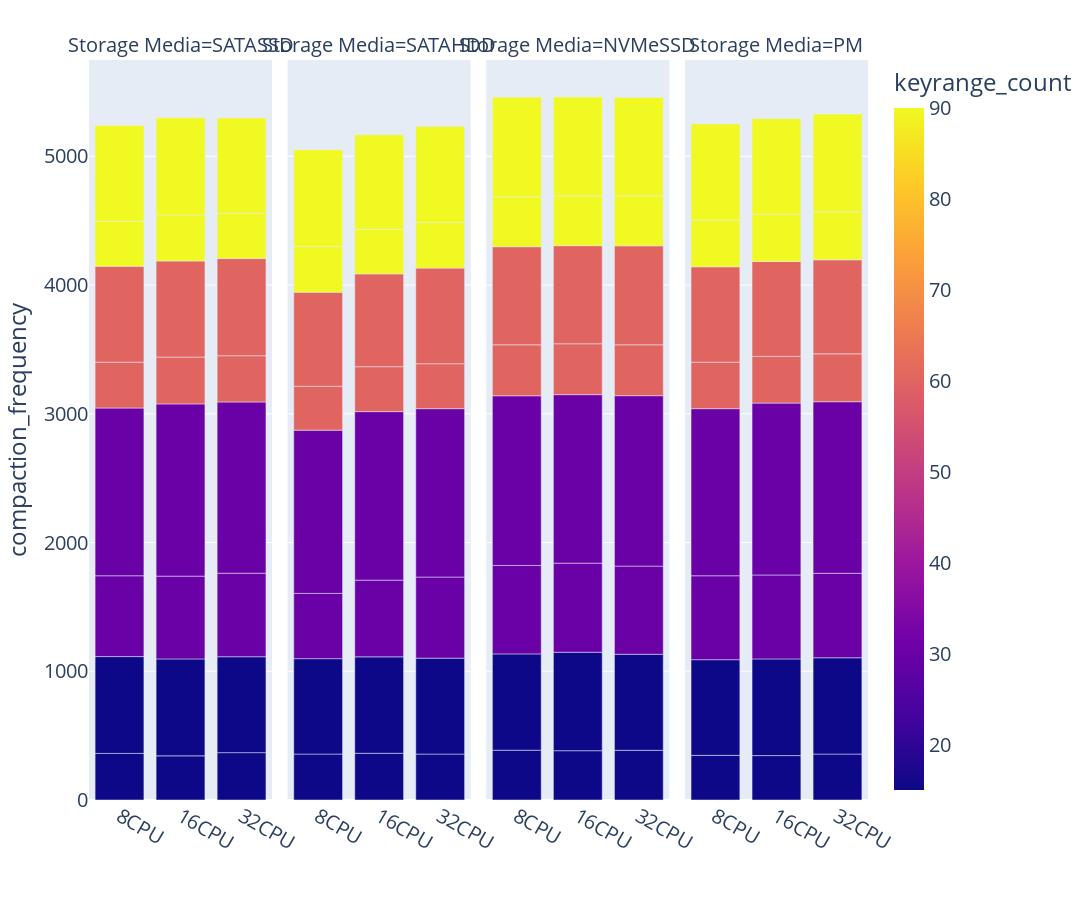
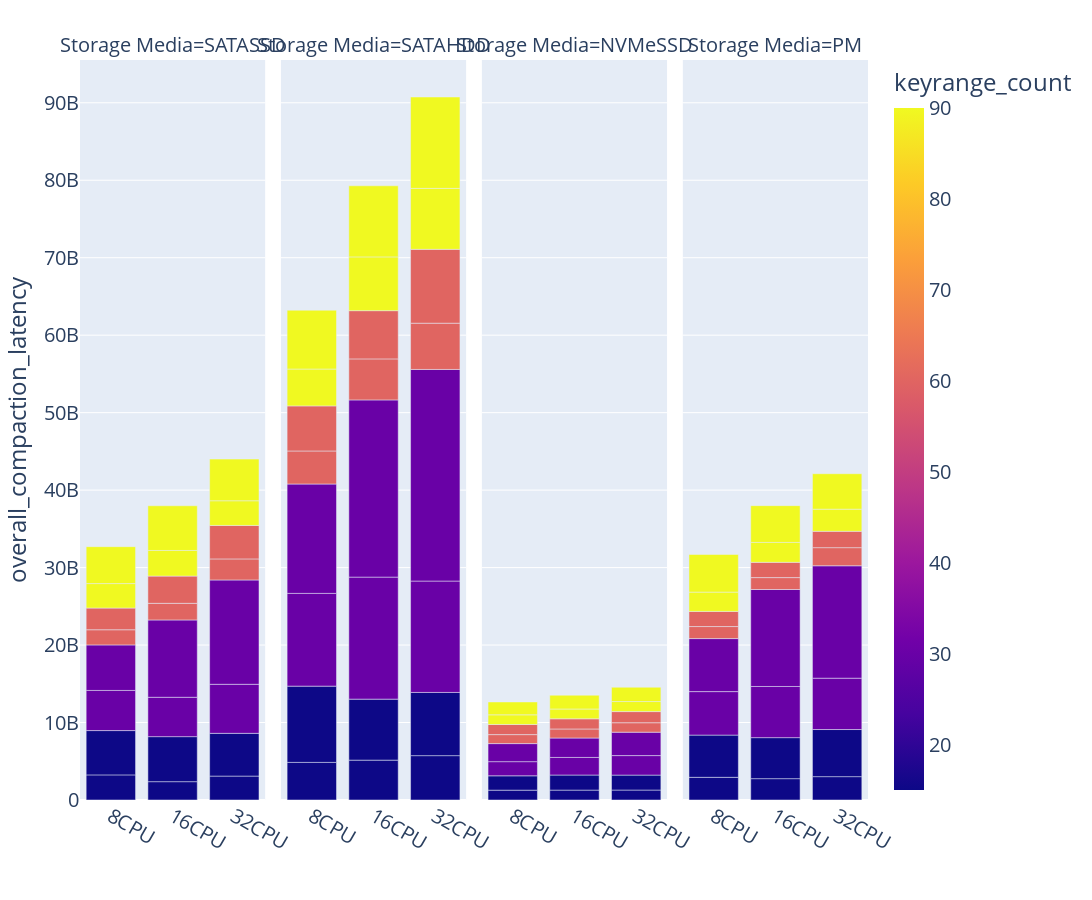
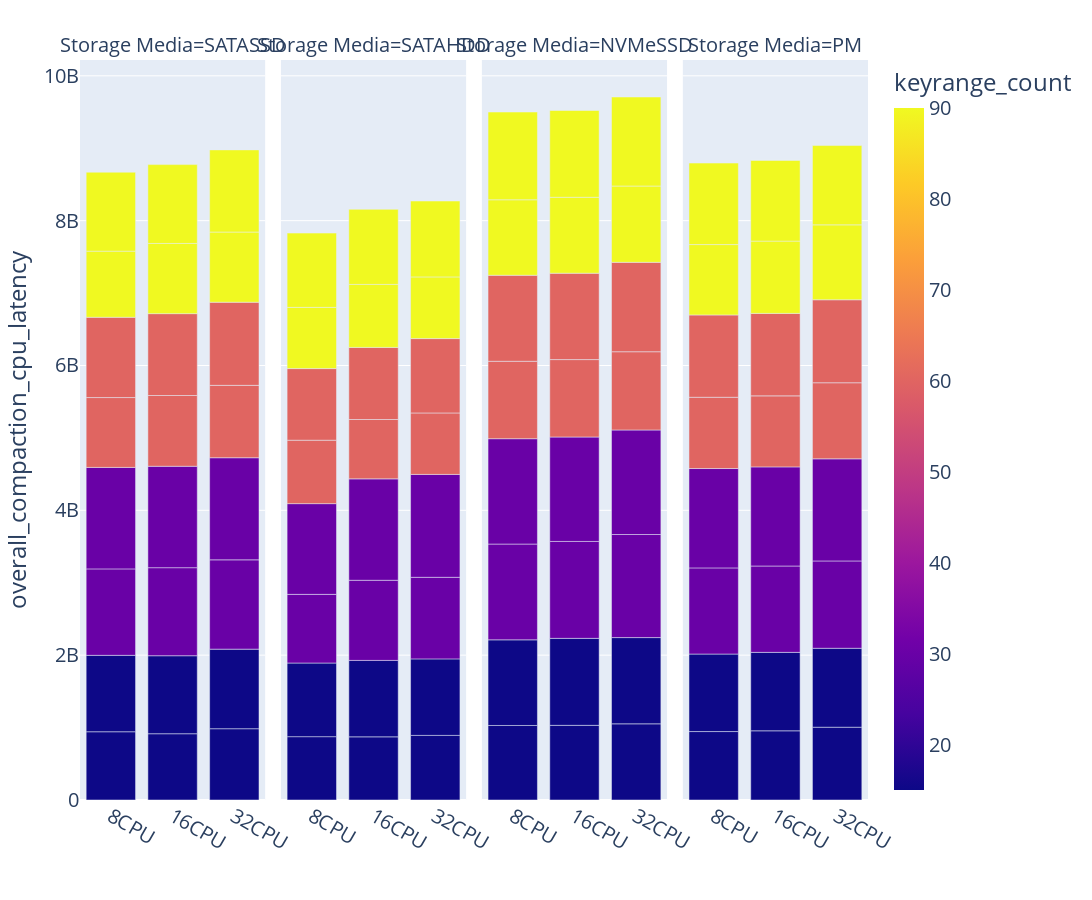
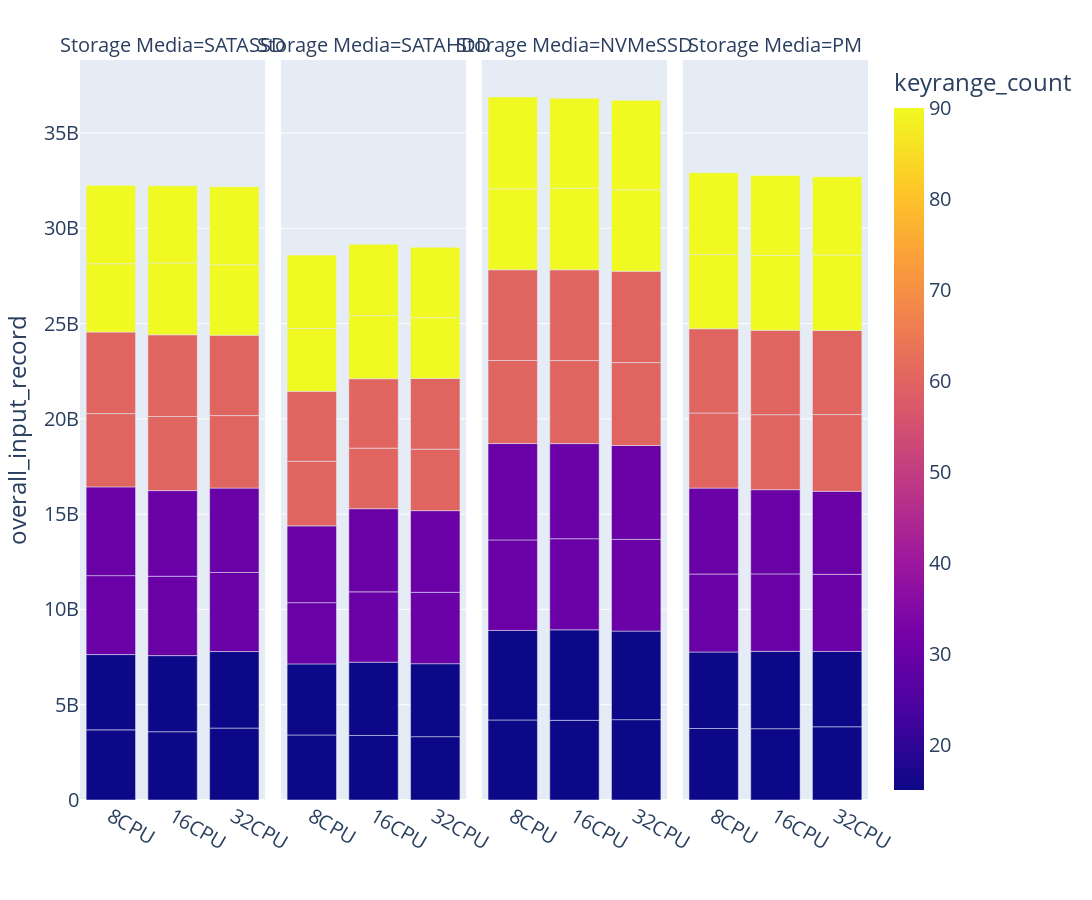

The notebook cell saved with these charts, in order:
### Code cell
def paint_for_one_column(column_name,paint_df):

    df = pd.read_sql_query("SELECT * FROM %s" %
                           TABLE_NAME_COMPACTION_ANALYSIS, db_conn)

    column_label = column_name.replace("_", " ")
    column_label = column_label.replace("overall", "cumulative")
    column_label = column_label.replace("latency", "latency (ms)")

    fig = px.bar(df, x="cpu", y=column_name, color="keyrange_count", barmode="group",
                 facet_col="media",
#                  facet_row="batch_size",
                 category_orders={
                     "media": ["SATASSD", "SATAHDD", "NVMeSSD","PM"],
                     "cpu": [str(x)+"CPU" for x in [8,16,32]],
                     "batch_size":[str(x)+"MB" for x in range(64,128)]
                     #  "media": sorted_media,
                     #  "media1_size":["1GB","5GB","10GB"]
                 },
                 labels={"media": "Storage Media",
                         "workload_size": "Estimate Input Size",
                         "IOPS": "OPs/sec","cpu":"",
                         "batch_size":"Operation Batch Size"},
                 #  color_discrete_map=batch_size_to_color_map
                 )
    fontsize = 20

    fig.update_layout(
        autosize=False,
        width=1600,
        height=900,
        font=dict(size=fontsize),
        # plot_bgcolor='white',
    )
    fig.update_yaxes(automargin=True)
    fig.update_xaxes(showgrid=False)
    fig.show()
#     fig_name = "../image/%s.pdf" % column_name
#     print("plotting fig %s finished" % fig_name)
#     fig.write_image(fig_name)
for paint_df in paint_dfs:
    for column in column_list:
        paint_for_one_column(column,paint_df)

### Figure 1 — Plotly figure (JSON) as saved in the notebook; plotly's stock layout.template omitted (floating-point values rounded to 4 significant figures)
{"data": [{"alignmentgroup": "True", "hovertemplate": "Storage Media=SATASSD<br>=%{x}<br>compaction_frequency=%{y}<br>keyrange_count=%{marker.color}<extra></extra>", "legendgroup": "", "marker": {"color": [15, 15, 15, 15, 15, 15, 30, 30, 30, 30, 30, 30, 60, 60, 60, 60, 60, 60, 90, 90, 90, 90, 90, 90], "coloraxis": "coloraxis"}, "name": "", "offsetgroup": "", "orientation": "v", "showlegend": false, "textposition": "auto", "type": "bar", "x": ["16CPU", "16CPU", "32CPU", "32CPU", "8CPU", "8CPU", "16CPU", "16CPU", "32CPU", "32CPU", "8CPU", "8CPU", "16CPU", "16CPU", "32CPU", "32CPU", "8CPU", "8CPU", "16CPU", "16CPU", "32CPU", "32CPU", "8CPU", "8CPU"], "xaxis": "x", "y": [343, 753, 368, 745, 362, 752, 643, 1338, 649, 1330, 628, 1303, 364, 746, 359, 755, 356, 745, 358, 754, 352, 740, 349, 745], "yaxis": "y"}, {"alignmentgroup": "True", "hovertemplate": "Storage Media=SATAHDD<br>=%{x}<br>compaction_frequency=%{y}<br>keyrange_count=%{marker.color}<extra></extra>", "legendgroup": "", "marker": {"color": [15, 15, 15, 15, 15, 15, 30, 30, 30, 30, 30, 30, 60, 60, 60, 60, 60, 60, 90, 90, 90, 90, 90, 90], "coloraxis": "coloraxis"}, "name": "", "offsetgroup": "", "orientation": "v", "showlegend": false, "textposition": "auto", "type": "bar", "x": ["16CPU", "16CPU", "32CPU", "32CPU", "8CPU", "8CPU", "16CPU", "16CPU", "32CPU", "32CPU", "8CPU", "8CPU", "16CPU", "16CPU", "32CPU", "32CPU", "8CPU", "8CPU", "16CPU", "16CPU", "32CPU", "32CPU", "8CPU", "8CPU"], "xaxis": "x2", "y": [363, 749, 357, 745, 357, 741, 596, 1309, 630, 1308, 507, 1268, 349, 721, 349, 743, 341, 731, 346, 734, 356, 743, 356, 750], "yaxis": "y2"}, {"alignmentgroup": "True", "hovertemplate": "Storage Media=NVMeSSD<br>=%{x}<br>compaction_frequency=%{y}<br>keyrange_count=%{marker.color}<extra></extra>", "legendgroup": "", "marker": {"color": [15, 15, 15, 15, 15, 15, 30, 30, 30, 30, 30, 30, 60, 60, 60, 60, 60, 60, 90, 90, 90, 90, 90, 90], "coloraxis": "coloraxis"}, "name": "", "offsetgroup": "", "orientation": "v", "showlegend": false, "textposition": "auto", "type": "bar", "x": ["16CPU", "16CPU", "32CPU", "32CPU", "8CPU", "8CPU", "16CPU", "16CPU", "32CPU", "32CPU", "8CPU", "8CPU", "16CPU", "16CPU", "32CPU", "32CPU", "8CPU", "8CPU", "16CPU", "16CPU", "32CPU", "32CPU", "8CPU", "8CPU"], "xaxis": "x3", "y": [383, 765, 386, 746, 387, 748, 692, 1309, 685, 1324, 687, 1318, 395, 762, 395, 769, 396, 762, 387, 768, 389, 764, 386, 776], "yaxis": "y3"}, {"alignmentgroup": "True", "hovertemplate": "Storage Media=PM<br>=%{x}<br>compaction_frequency=%{y}<br>keyrange_count=%{marker.color}<extra></extra>", "legendgroup": "", "marker": {"color": [15, 15, 15, 15, 15, 15, 30, 30, 30, 30, 30, 30, 60, 60, 60, 60, 60, 60, 90, 90, 90, 90, 90, 90], "coloraxis": "coloraxis"}, "name": "", "offsetgroup": "", "orientation": "v", "showlegend": false, "textposition": "auto", "type": "bar", "x": ["16CPU", "16CPU", "32CPU", "32CPU", "8CPU", "8CPU", "16CPU", "16CPU", "32CPU", "32CPU", "8CPU", "8CPU", "16CPU", "16CPU", "32CPU", "32CPU", "8CPU", "8CPU", "16CPU", "16CPU", "32CPU", "32CPU", "8CPU", "8CPU"], "xaxis": "x4", "y": [345, 751, 357, 748, 347, 743, 652, 1335, 656, 1333, 652, 1298, 363, 737, 372, 730, 361, 741, 368, 742, 373, 759, 363, 747], "yaxis": "y4"}], "layout": {"annotations": [{"font": {}, "showarrow": false, "text": "Storage Media=SATASSD", "x": 0.1175, "xanchor": "center", "xref": "paper", "y": 1, "yanchor": "bottom", "yref": "paper"}, {"font": {}, "showarrow": false, "text": "Storage Media=SATAHDD", "x": 0.3725, "xanchor": "center", "xref": "paper", "y": 1, "yanchor": "bottom", "yref": "paper"}, {"font": {}, "showarrow": false, "text": "Storage Media=NVMeSSD", "x": 0.6275, "xanchor": "center", "xref": "paper", "y": 1, "yanchor": "bottom", "yref": "paper"}, {"font": {}, "showarrow": false, "text": "Storage Media=PM", "x": 0.8825, "xanchor": "center", "xref": "paper", "y": 1, "yanchor": "bottom", "yref": "paper"}], "autosize": false, "barmode": "group", "coloraxis": {"colorbar": {"title": {"text": "keyrange_count"}}, "colorscale": [[0, "#0d0887"], [0.1111, "#46039f"], [0.2222, "#7201a8"], [0.3333, "#9c179e"], [0.4444, "#bd3786"], [0.5556, "#d8576b"], [0.6667, "#ed7953"], [0.7778, "#fb9f3a"], [0.8889, "#fdca26"], [1, "#f0f921"]]}, "font": {"size": 20}, "height": 900, "legend": {"tracegroupgap": 0}, "margin": {"t": 60}, "width": 1600, "xaxis": {"anchor": "y", "categoryarray": ["8CPU", "16CPU", "32CPU"], "categoryorder": "array", "domain": [0, 0.235], "showgrid": false, "title": {"text": ""}}, "xaxis2": {"anchor": "y2", "categoryarray": ["8CPU", "16CPU", "32CPU"], "categoryorder": "array", "domain": [0.255, 0.49], "matches": "x", "showgrid": false, "title": {"text": ""}}, "xaxis3": {"anchor": "y3", "categoryarray": ["8CPU", "16CPU", "32CPU"], "categoryorder": "array", "domain": [0.51, 0.745], "matches": "x", "showgrid": false, "title": {"text": ""}}, "xaxis4": {"anchor": "y4", "categoryarray": ["8CPU", "16CPU", "32CPU"], "categoryorder": "array", "domain": [0.765, 1.0], "matches": "x", "showgrid": false, "title": {"text": ""}}, "yaxis": {"anchor": "x", "automargin": true, "domain": [0, 1], "title": {"text": "compaction_frequency"}}, "yaxis2": {"anchor": "x2", "automargin": true, "domain": [0, 1], "matches": "y", "showticklabels": false}, "yaxis3": {"anchor": "x3", "automargin": true, "domain": [0, 1], "matches": "y", "showticklabels": false}, "yaxis4": {"anchor": "x4", "automargin": true, "domain": [0, 1], "matches": "y", "showticklabels": false}}}

### Figure 2 — Plotly figure (JSON) as saved in the notebook; plotly's stock layout.template omitted (floating-point values rounded to 4 significant figures)
{"data": [{"alignmentgroup": "True", "hovertemplate": "Storage Media=SATASSD<br>=%{x}<br>overall_compaction_latency=%{y}<br>keyrange_count=%{marker.color}<extra></extra>", "legendgroup": "", "marker": {"color": [15, 15, 15, 15, 15, 15, 30, 30, 30, 30, 30, 30, 60, 60, 60, 60, 60, 60, 90, 90, 90, 90, 90, 90], "coloraxis": "coloraxis"}, "name": "", "offsetgroup": "", "orientation": "v", "showlegend": false, "textposition": "auto", "type": "bar", "x": ["16CPU", "16CPU", "32CPU", "32CPU", "8CPU", "8CPU", "16CPU", "16CPU", "32CPU", "32CPU", "8CPU", "8CPU", "16CPU", "16CPU", "32CPU", "32CPU", "8CPU", "8CPU", "16CPU", "16CPU", "32CPU", "32CPU", "8CPU", "8CPU"], "xaxis": "x", "y": [2367676268, 5812055507, 3085906679, 5520312194, 3240652656, 5721609964, 5079722310, 9980319494, 6330339340, 13464671362, 5180661302, 5875778322, 2145680253, 3517132558, 2717561387, 4321200687, 1958294602, 2800919532, 3305379269, 5771158964, 3186551084, 5375486983, 3157668237, 4763721548], "yaxis": "y"}, {"alignmentgroup": "True", "hovertemplate": "Storage Media=SATAHDD<br>=%{x}<br>overall_compaction_latency=%{y}<br>keyrange_count=%{marker.color}<extra></extra>", "legendgroup": "", "marker": {"color": [15, 15, 15, 15, 15, 15, 30, 30, 30, 30, 30, 30, 60, 60, 60, 60, 60, 60, 90, 90, 90, 90, 90, 90], "coloraxis": "coloraxis"}, "name": "", "offsetgroup": "", "orientation": "v", "showlegend": false, "textposition": "auto", "type": "bar", "x": ["16CPU", "16CPU", "32CPU", "32CPU", "8CPU", "8CPU", "16CPU", "16CPU", "32CPU", "32CPU", "8CPU", "8CPU", "16CPU", "16CPU", "32CPU", "32CPU", "8CPU", "8CPU", "16CPU", "16CPU", "32CPU", "32CPU", "8CPU", "8CPU"], "xaxis": "x2", "y": [5144934411, 7874567101, 5725482848, 8159332234, 4856484587, 9842129391, 15750909678, 22873028438, 14376963198, 27315052051, 11971837063, 14116079461, 5295522615, 6225241324, 5971250211, 9532678554, 4267006826, 5819931593, 6941689518, 9176179799, 7869451777, 11794435933, 4753234174, 7599584575], "yaxis": "y2"}, {"alignmentgroup": "True", "hovertemplate": "Storage Media=NVMeSSD<br>=%{x}<br>overall_compaction_latency=%{y}<br>keyrange_count=%{marker.color}<extra></extra>", "legendgroup": "", "marker": {"color": [15, 15, 15, 15, 15, 15, 30, 30, 30, 30, 30, 30, 60, 60, 60, 60, 60, 60, 90, 90, 90, 90, 90, 90], "coloraxis": "coloraxis"}, "name": "", "offsetgroup": "", "orientation": "v", "showlegend": false, "textposition": "auto", "type": "bar", "x": ["16CPU", "16CPU", "32CPU", "32CPU", "8CPU", "8CPU", "16CPU", "16CPU", "32CPU", "32CPU", "8CPU", "8CPU", "16CPU", "16CPU", "32CPU", "32CPU", "8CPU", "8CPU", "16CPU", "16CPU", "32CPU", "32CPU", "8CPU", "8CPU"], "xaxis": "x3", "y": [1276747930, 1944917843, 1282695914, 1930263638, 1268634578, 1854774651, 2273342584, 2503597547, 2520477609, 3020082820, 1827168332, 2329940015, 1168296823, 1314820299, 1220030956, 1439695721, 1160379238, 1305105489, 1264830610, 1778602755, 1294475642, 1844533525, 1248834852, 1662599833], "yaxis": "y3"}, {"alignmentgroup": "True", "hovertemplate": "Storage Media=PM<br>=%{x}<br>overall_compaction_latency=%{y}<br>keyrange_count=%{marker.color}<extra></extra>", "legendgroup": "", "marker": {"color": [15, 15, 15, 15, 15, 15, 30, 30, 30, 30, 30, 30, 60, 60, 60, 60, 60, 60, 90, 90, 90, 90, 90, 90], "coloraxis": "coloraxis"}, "name": "", "offsetgroup": "", "orientation": "v", "showlegend": false, "textposition": "auto", "type": "bar", "x": ["16CPU", "16CPU", "32CPU", "32CPU", "8CPU", "8CPU", "16CPU", "16CPU", "32CPU", "32CPU", "8CPU", "8CPU", "16CPU", "16CPU", "32CPU", "32CPU", "8CPU", "8CPU", "16CPU", "16CPU", "32CPU", "32CPU", "8CPU", "8CPU"], "xaxis": "x4", "y": [2756334042, 5294863974, 3016796384, 6080572858, 2926947750, 5450846700, 6604022660, 12516316242, 6626825316, 14510002957, 5615222149, 6841468041, 1536194384, 1970969784, 2339756746, 2109833310, 1553053392, 1955222025, 2570636478, 4745520546, 2856336185, 4576042690, 2491840963, 4858091400], "yaxis": "y4"}], "layout": {"annotations": [{"font": {}, "showarrow": false, "text": "Storage Media=SATASSD", "x": 0.1175, "xanchor": "center", "xref": "paper", "y": 1, "yanchor": "bottom", "yref": "paper"}, {"font": {}, "showarrow": false, "text": "Storage Media=SATAHDD", "x": 0.3725, "xanchor": "center", "xref": "paper", "y": 1, "yanchor": "bottom", "yref": "paper"}, {"font": {}, "showarrow": false, "text": "Storage Media=NVMeSSD", "x": 0.6275, "xanchor": "center", "xref": "paper", "y": 1, "yanchor": "bottom", "yref": "paper"}, {"font": {}, "showarrow": false, "text": "Storage Media=PM", "x": 0.8825, "xanchor": "center", "xref": "paper", "y": 1, "yanchor": "bottom", "yref": "paper"}], "autosize": false, "barmode": "group", "coloraxis": {"colorbar": {"title": {"text": "keyrange_count"}}, "colorscale": [[0, "#0d0887"], [0.1111, "#46039f"], [0.2222, "#7201a8"], [0.3333, "#9c179e"], [0.4444, "#bd3786"], [0.5556, "#d8576b"], [0.6667, "#ed7953"], [0.7778, "#fb9f3a"], [0.8889, "#fdca26"], [1, "#f0f921"]]}, "font": {"size": 20}, "height": 900, "legend": {"tracegroupgap": 0}, "margin": {"t": 60}, "width": 1600, "xaxis": {"anchor": "y", "categoryarray": ["8CPU", "16CPU", "32CPU"], "categoryorder": "array", "domain": [0, 0.235], "showgrid": false, "title": {"text": ""}}, "xaxis2": {"anchor": "y2", "categoryarray": ["8CPU", "16CPU", "32CPU"], "categoryorder": "array", "domain": [0.255, 0.49], "matches": "x", "showgrid": false, "title": {"text": ""}}, "xaxis3": {"anchor": "y3", "categoryarray": ["8CPU", "16CPU", "32CPU"], "categoryorder": "array", "domain": [0.51, 0.745], "matches": "x", "showgrid": false, "title": {"text": ""}}, "xaxis4": {"anchor": "y4", "categoryarray": ["8CPU", "16CPU", "32CPU"], "categoryorder": "array", "domain": [0.765, 1.0], "matches": "x", "showgrid": false, "title": {"text": ""}}, "yaxis": {"anchor": "x", "automargin": true, "domain": [0, 1], "title": {"text": "overall_compaction_latency"}}, "yaxis2": {"anchor": "x2", "automargin": true, "domain": [0, 1], "matches": "y", "showticklabels": false}, "yaxis3": {"anchor": "x3", "automargin": true, "domain": [0, 1], "matches": "y", "showticklabels": false}, "yaxis4": {"anchor": "x4", "automargin": true, "domain": [0, 1], "matches": "y", "showticklabels": false}}}

### Figure 3 — Plotly figure (JSON) as saved in the notebook; plotly's stock layout.template omitted (floating-point values rounded to 4 significant figures)
{"data": [{"alignmentgroup": "True", "hovertemplate": "Storage Media=SATASSD<br>=%{x}<br>overall_compaction_cpu_latency=%{y}<br>keyrange_count=%{marker.color}<extra></extra>", "legendgroup": "", "marker": {"color": [15, 15, 15, 15, 15, 15, 30, 30, 30, 30, 30, 30, 60, 60, 60, 60, 60, 60, 90, 90, 90, 90, 90, 90], "coloraxis": "coloraxis"}, "name": "", "offsetgroup": "", "orientation": "v", "showlegend": false, "textposition": "auto", "type": "bar", "x": ["16CPU", "16CPU", "32CPU", "32CPU", "8CPU", "8CPU", "16CPU", "16CPU", "32CPU", "32CPU", "8CPU", "8CPU", "16CPU", "16CPU", "32CPU", "32CPU", "8CPU", "8CPU", "16CPU", "16CPU", "32CPU", "32CPU", "8CPU", "8CPU"], "xaxis": "x", "y": [915100404, 1077151520, 984470899, 1098530308, 942581258, 1054992259, 1215725607, 1400183159, 1233235807, 1410060002, 1193728738, 1401239923, 977361063, 1130506482, 999339721, 1147922088, 964594473, 1108592236, 969168698, 1088587752, 969089273, 1134373061, 913281659, 1090078085], "yaxis": "y"}, {"alignmentgroup": "True", "hovertemplate": "Storage Media=SATAHDD<br>=%{x}<br>overall_compaction_cpu_latency=%{y}<br>keyrange_count=%{marker.color}<extra></extra>", "legendgroup": "", "marker": {"color": [15, 15, 15, 15, 15, 15, 30, 30, 30, 30, 30, 30, 60, 60, 60, 60, 60, 60, 90, 90, 90, 90, 90, 90], "coloraxis": "coloraxis"}, "name": "", "offsetgroup": "", "orientation": "v", "showlegend": false, "textposition": "auto", "type": "bar", "x": ["16CPU", "16CPU", "32CPU", "32CPU", "8CPU", "8CPU", "16CPU", "16CPU", "32CPU", "32CPU", "8CPU", "8CPU", "16CPU", "16CPU", "32CPU", "32CPU", "8CPU", "8CPU", "16CPU", "16CPU", "32CPU", "32CPU", "8CPU", "8CPU"], "xaxis": "x2", "y": [872184078, 1055480191, 892112484, 1056528210, 874500628, 1016828483, 1106311545, 1400417154, 1126412539, 1420775395, 948214278, 1252796484, 819600756, 995684190, 848760041, 1026889250, 875780010, 989142931, 870009793, 1036011758, 851480254, 1048007678, 845263872, 1025834220], "yaxis": "y2"}, {"alignmentgroup": "True", "hovertemplate": "Storage Media=NVMeSSD<br>=%{x}<br>overall_compaction_cpu_latency=%{y}<br>keyrange_count=%{marker.color}<extra></extra>", "legendgroup": "", "marker": {"color": [15, 15, 15, 15, 15, 15, 30, 30, 30, 30, 30, 30, 60, 60, 60, 60, 60, 60, 90, 90, 90, 90, 90, 90], "coloraxis": "coloraxis"}, "name": "", "offsetgroup": "", "orientation": "v", "showlegend": false, "textposition": "auto", "type": "bar", "x": ["16CPU", "16CPU", "32CPU", "32CPU", "8CPU", "8CPU", "16CPU", "16CPU", "32CPU", "32CPU", "8CPU", "8CPU", "16CPU", "16CPU", "32CPU", "32CPU", "8CPU", "8CPU", "16CPU", "16CPU", "32CPU", "32CPU", "8CPU", "8CPU"], "xaxis": "x3", "y": [1031122344, 1200971656, 1051980645, 1190733352, 1028951164, 1182646451, 1338248764, 1441802716, 1423414759, 1443168277, 1322515811, 1455051456, 1069431284, 1192364950, 1080598874, 1234552160, 1069072862, 1187493930, 1048770201, 1198097208, 1053627356, 1229313471, 1042568551, 1211485056], "yaxis": "y3"}, {"alignmentgroup": "True", "hovertemplate": "Storage Media=PM<br>=%{x}<br>overall_compaction_cpu_latency=%{y}<br>keyrange_count=%{marker.color}<extra></extra>", "legendgroup": "", "marker": {"color": [15, 15, 15, 15, 15, 15, 30, 30, 30, 30, 30, 30, 60, 60, 60, 60, 60, 60, 90, 90, 90, 90, 90, 90], "coloraxis": "coloraxis"}, "name": "", "offsetgroup": "", "orientation": "v", "showlegend": false, "textposition": "auto", "type": "bar", "x": ["16CPU", "16CPU", "32CPU", "32CPU", "8CPU", "8CPU", "16CPU", "16CPU", "32CPU", "32CPU", "8CPU", "8CPU", "16CPU", "16CPU", "32CPU", "32CPU", "8CPU", "8CPU", "16CPU", "16CPU", "32CPU", "32CPU", "8CPU", "8CPU"], "xaxis": "x4", "y": [955604864, 1083120463, 1005085484, 1090006427, 944993073, 1070168271, 1192452086, 1368756225, 1205938673, 1409955036, 1189788935, 1372111783, 980573676, 1138746410, 1050458783, 1145905149, 984076859, 1136662617, 998588176, 1113457746, 1034566274, 1095051075, 971925009, 1125396397], "yaxis": "y4"}], "layout": {"annotations": [{"font": {}, "showarrow": false, "text": "Storage Media=SATASSD", "x": 0.1175, "xanchor": "center", "xref": "paper", "y": 1, "yanchor": "bottom", "yref": "paper"}, {"font": {}, "showarrow": false, "text": "Storage Media=SATAHDD", "x": 0.3725, "xanchor": "center", "xref": "paper", "y": 1, "yanchor": "bottom", "yref": "paper"}, {"font": {}, "showarrow": false, "text": "Storage Media=NVMeSSD", "x": 0.6275, "xanchor": "center", "xref": "paper", "y": 1, "yanchor": "bottom", "yref": "paper"}, {"font": {}, "showarrow": false, "text": "Storage Media=PM", "x": 0.8825, "xanchor": "center", "xref": "paper", "y": 1, "yanchor": "bottom", "yref": "paper"}], "autosize": false, "barmode": "group", "coloraxis": {"colorbar": {"title": {"text": "keyrange_count"}}, "colorscale": [[0, "#0d0887"], [0.1111, "#46039f"], [0.2222, "#7201a8"], [0.3333, "#9c179e"], [0.4444, "#bd3786"], [0.5556, "#d8576b"], [0.6667, "#ed7953"], [0.7778, "#fb9f3a"], [0.8889, "#fdca26"], [1, "#f0f921"]]}, "font": {"size": 20}, "height": 900, "legend": {"tracegroupgap": 0}, "margin": {"t": 60}, "width": 1600, "xaxis": {"anchor": "y", "categoryarray": ["8CPU", "16CPU", "32CPU"], "categoryorder": "array", "domain": [0, 0.235], "showgrid": false, "title": {"text": ""}}, "xaxis2": {"anchor": "y2", "categoryarray": ["8CPU", "16CPU", "32CPU"], "categoryorder": "array", "domain": [0.255, 0.49], "matches": "x", "showgrid": false, "title": {"text": ""}}, "xaxis3": {"anchor": "y3", "categoryarray": ["8CPU", "16CPU", "32CPU"], "categoryorder": "array", "domain": [0.51, 0.745], "matches": "x", "showgrid": false, "title": {"text": ""}}, "xaxis4": {"anchor": "y4", "categoryarray": ["8CPU", "16CPU", "32CPU"], "categoryorder": "array", "domain": [0.765, 1.0], "matches": "x", "showgrid": false, "title": {"text": ""}}, "yaxis": {"anchor": "x", "automargin": true, "domain": [0, 1], "title": {"text": "overall_compaction_cpu_latency"}}, "yaxis2": {"anchor": "x2", "automargin": true, "domain": [0, 1], "matches": "y", "showticklabels": false}, "yaxis3": {"anchor": "x3", "automargin": true, "domain": [0, 1], "matches": "y", "showticklabels": false}, "yaxis4": {"anchor": "x4", "automargin": true, "domain": [0, 1], "matches": "y", "showticklabels": false}}}

### Figure 4 — Plotly figure (JSON) as saved in the notebook; plotly's stock layout.template omitted (floating-point values rounded to 4 significant figures)
{"data": [{"alignmentgroup": "True", "hovertemplate": "Storage Media=SATASSD<br>=%{x}<br>overall_input_record=%{y}<br>keyrange_count=%{marker.color}<extra></extra>", "legendgroup": "", "marker": {"color": [15, 15, 15, 15, 15, 15, 30, 30, 30, 30, 30, 30, 60, 60, 60, 60, 60, 60, 90, 90, 90, 90, 90, 90], "coloraxis": "coloraxis"}, "name": "", "offsetgroup": "", "orientation": "v", "showlegend": false, "textposition": "auto", "type": "bar", "x": ["16CPU", "16CPU", "32CPU", "32CPU", "8CPU", "8CPU", "16CPU", "16CPU", "32CPU", "32CPU", "8CPU", "8CPU", "16CPU", "16CPU", "32CPU", "32CPU", "8CPU", "8CPU", "16CPU", "16CPU", "32CPU", "32CPU", "8CPU", "8CPU"], "xaxis": "x", "y": [3583269844, 3993293230, 3773243570, 4016044256, 3680158220, 3951429578, 4163959274, 4494356091, 4151750327, 4426794294, 4141586928, 4656350949, 3889002659, 4286524108, 3803093672, 4219908604, 3846255353, 4278548387, 3768875746, 4049224701, 3698295800, 4094462780, 3582579898, 4115629623], "yaxis": "y"}, {"alignmentgroup": "True", "hovertemplate": "Storage Media=SATAHDD<br>=%{x}<br>overall_input_record=%{y}<br>keyrange_count=%{marker.color}<extra></extra>", "legendgroup": "", "marker": {"color": [15, 15, 15, 15, 15, 15, 30, 30, 30, 30, 30, 30, 60, 60, 60, 60, 60, 60, 90, 90, 90, 90, 90, 90], "coloraxis": "coloraxis"}, "name": "", "offsetgroup": "", "orientation": "v", "showlegend": false, "textposition": "auto", "type": "bar", "x": ["16CPU", "16CPU", "32CPU", "32CPU", "8CPU", "8CPU", "16CPU", "16CPU", "32CPU", "32CPU", "8CPU", "8CPU", "16CPU", "16CPU", "32CPU", "32CPU", "8CPU", "8CPU", "16CPU", "16CPU", "32CPU", "32CPU", "8CPU", "8CPU"], "xaxis": "x2", "y": [3386418331, 3845619134, 3323222670, 3828989065, 3411054819, 3730647574, 3689608804, 4363841183, 3745934940, 4286033641, 3213548169, 4028785572, 3177056961, 3641588824, 3225932412, 3709158257, 3389553578, 3671169737, 3312147735, 3742427546, 3188025304, 3694775954, 3291874739, 3855321504], "yaxis": "y2"}, {"alignmentgroup": "True", "hovertemplate": "Storage Media=NVMeSSD<br>=%{x}<br>overall_input_record=%{y}<br>keyrange_count=%{marker.color}<extra></extra>", "legendgroup": "", "marker": {"color": [15, 15, 15, 15, 15, 15, 30, 30, 30, 30, 30, 30, 60, 60, 60, 60, 60, 60, 90, 90, 90, 90, 90, 90], "coloraxis": "coloraxis"}, "name": "", "offsetgroup": "", "orientation": "v", "showlegend": false, "textposition": "auto", "type": "bar", "x": ["16CPU", "16CPU", "32CPU", "32CPU", "8CPU", "8CPU", "16CPU", "16CPU", "32CPU", "32CPU", "8CPU", "8CPU", "16CPU", "16CPU", "32CPU", "32CPU", "8CPU", "8CPU", "16CPU", "16CPU", "32CPU", "32CPU", "8CPU", "8CPU"], "xaxis": "x3", "y": [4180195613, 4749947506, 4216862353, 4645822739, 4198602044, 4699329594, 4779926594, 4991294495, 4812398379, 4926817283, 4749250662, 5056446822, 4357463091, 4760764073, 4349376130, 4797117849, 4358177810, 4760390359, 4282796699, 4718193080, 4269093490, 4694192748, 4246765505, 4819105234], "yaxis": "y3"}, {"alignmentgroup": "True", "hovertemplate": "Storage Media=PM<br>=%{x}<br>overall_input_record=%{y}<br>keyrange_count=%{marker.color}<extra></extra>", "legendgroup": "", "marker": {"color": [15, 15, 15, 15, 15, 15, 30, 30, 30, 30, 30, 30, 60, 60, 60, 60, 60, 60, 90, 90, 90, 90, 90, 90], "coloraxis": "coloraxis"}, "name": "", "offsetgroup": "", "orientation": "v", "showlegend": false, "textposition": "auto", "type": "bar", "x": ["16CPU", "16CPU", "32CPU", "32CPU", "8CPU", "8CPU", "16CPU", "16CPU", "32CPU", "32CPU", "8CPU", "8CPU", "16CPU", "16CPU", "32CPU", "32CPU", "8CPU", "8CPU", "16CPU", "16CPU", "32CPU", "32CPU", "8CPU", "8CPU"], "xaxis": "x4", "y": [3741933546, 4058008166, 3843344826, 3951907656, 3752280735, 4012764718, 4064898437, 4419023965, 4044372781, 4358447127, 4091631419, 4508840487, 3934558382, 4428729219, 4027825932, 4415229045, 3941916877, 4419592896, 3926979855, 4198537244, 3951708297, 4105942053, 3889732265, 4294513609], "yaxis": "y4"}], "layout": {"annotations": [{"font": {}, "showarrow": false, "text": "Storage Media=SATASSD", "x": 0.1175, "xanchor": "center", "xref": "paper", "y": 1, "yanchor": "bottom", "yref": "paper"}, {"font": {}, "showarrow": false, "text": "Storage Media=SATAHDD", "x": 0.3725, "xanchor": "center", "xref": "paper", "y": 1, "yanchor": "bottom", "yref": "paper"}, {"font": {}, "showarrow": false, "text": "Storage Media=NVMeSSD", "x": 0.6275, "xanchor": "center", "xref": "paper", "y": 1, "yanchor": "bottom", "yref": "paper"}, {"font": {}, "showarrow": false, "text": "Storage Media=PM", "x": 0.8825, "xanchor": "center", "xref": "paper", "y": 1, "yanchor": "bottom", "yref": "paper"}], "autosize": false, "barmode": "group", "coloraxis": {"colorbar": {"title": {"text": "keyrange_count"}}, "colorscale": [[0, "#0d0887"], [0.1111, "#46039f"], [0.2222, "#7201a8"], [0.3333, "#9c179e"], [0.4444, "#bd3786"], [0.5556, "#d8576b"], [0.6667, "#ed7953"], [0.7778, "#fb9f3a"], [0.8889, "#fdca26"], [1, "#f0f921"]]}, "font": {"size": 20}, "height": 900, "legend": {"tracegroupgap": 0}, "margin": {"t": 60}, "width": 1600, "xaxis": {"anchor": "y", "categoryarray": ["8CPU", "16CPU", "32CPU"], "categoryorder": "array", "domain": [0, 0.235], "showgrid": false, "title": {"text": ""}}, "xaxis2": {"anchor": "y2", "categoryarray": ["8CPU", "16CPU", "32CPU"], "categoryorder": "array", "domain": [0.255, 0.49], "matches": "x", "showgrid": false, "title": {"text": ""}}, "xaxis3": {"anchor": "y3", "categoryarray": ["8CPU", "16CPU", "32CPU"], "categoryorder": "array", "domain": [0.51, 0.745], "matches": "x", "showgrid": false, "title": {"text": ""}}, "xaxis4": {"anchor": "y4", "categoryarray": ["8CPU", "16CPU", "32CPU"], "categoryorder": "array", "domain": [0.765, 1.0], "matches": "x", "showgrid": false, "title": {"text": ""}}, "yaxis": {"anchor": "x", "automargin": true, "domain": [0, 1], "title": {"text": "overall_input_record"}}, "yaxis2": {"anchor": "x2", "automargin": true, "domain": [0, 1], "matches": "y", "showticklabels": false}, "yaxis3": {"anchor": "x3", "automargin": true, "domain": [0, 1], "matches": "y", "showticklabels": false}, "yaxis4": {"anchor": "x4", "automargin": true, "domain": [0, 1], "matches": "y", "showticklabels": false}}}
